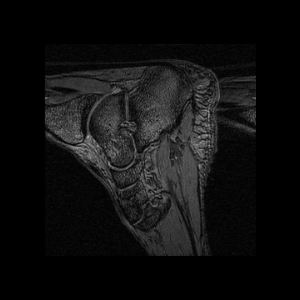

This chart was generated by the following Python code:
#!/usr/bin/env python

# Read a MetaImage (.mha) file and display with vtkImageActor.

import os

import vtkmodules.vtkInteractionStyle  # noqa: F401
import vtkmodules.vtkRenderingFreeType  # noqa: F401
import vtkmodules.vtkRenderingOpenGL2  # noqa: F401

from vtkmodules.vtkIOImage import vtkMetaImageReader
from vtkmodules.vtkRenderingCore import (
    vtkImageActor,
    vtkRenderWindow,
    vtkRenderWindowInteractor,
    vtkRenderer,
)

# Source
data_dir = os.environ.get("VPE_DATA_DIR", os.path.dirname(os.path.abspath(__file__)))

# Read MetaImage file
meta_reader = vtkMetaImageReader()
meta_reader.SetFileName(os.path.join(data_dir, "foot.mha"))
meta_reader.Update()

# Display with vtkImageActor at middle Z slice
image_actor = vtkImageActor()
image_actor.GetMapper().SetInputConnection(meta_reader.GetOutputPort())
extent = meta_reader.GetOutput().GetExtent()
z_mid = (extent[4] + extent[5]) // 2
image_actor.SetDisplayExtent(extent[0], extent[1], extent[2], extent[3], z_mid, z_mid)

# Renderer
renderer = vtkRenderer()
renderer.AddActor(image_actor)

# Render window
render_window = vtkRenderWindow()
render_window.AddRenderer(renderer)
render_window.SetWindowName("meta image2d")
render_window.SetMultiSamples(0)
render_window.SetSize(300, 300)

# Interactor
interactor = vtkRenderWindowInteractor()
interactor.SetRenderWindow(render_window)

# Scene
renderer.GetActiveCamera().ParallelProjectionOn()
renderer.ResetCamera()

interactor.Initialize()
interactor.Start()
